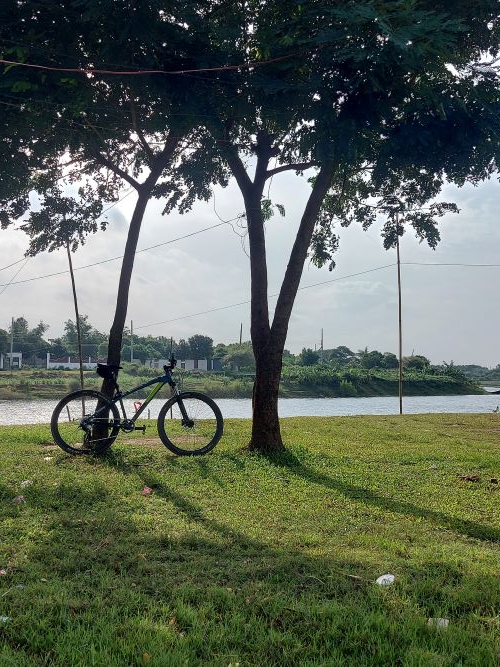
#> input picture Assets/pic1.jpg, 500 x 667 px, found by its file name
$ python blur.py
#> lines starting #> are read from the running program, lines starting #| are printed output that depends on the picture
import cv2 as cv
img = cv.imread("E:\OpenCv\Assets\pic1.jpg")
#> img is the input picture: shape (667, 500, 3); mean B, G, R 87.5, 101.3, 91.8

cv.imshow('img', img)

#Average method
blur1 = cv.blur(img , (7 ,7 ))
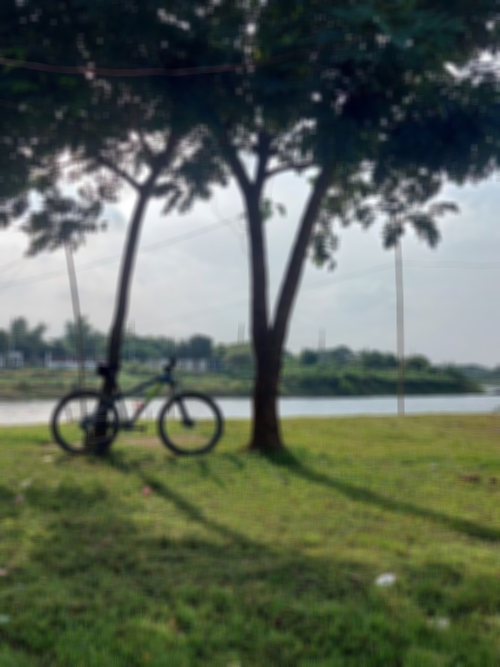
#> blur1: shape (667, 500, 3); mean B, G, R 87.5, 101.3, 91.8
cv.imshow("Blur avg" , blur1)

#gaussiean blur
blur2 = cv.GaussianBlur(img ,(7,7) ,0)
cv.imshow("Gaussian blur" , blur2)

#median blur

blur3 = cv.medianBlur(img , 3)
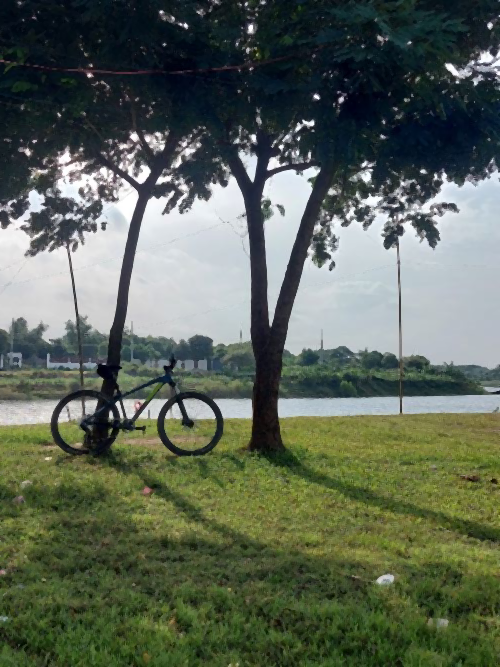
#> blur3: shape (667, 500, 3); mean B, G, R 86.7, 100.5, 91
cv.imshow("median blur" , blur3)


#bilatral blurring
bilateral = cv.bilateralFilter(img , 10 , 35 , 25)
cv.imshow("Bilateral" , bilateral)

cv.waitKey(0)
